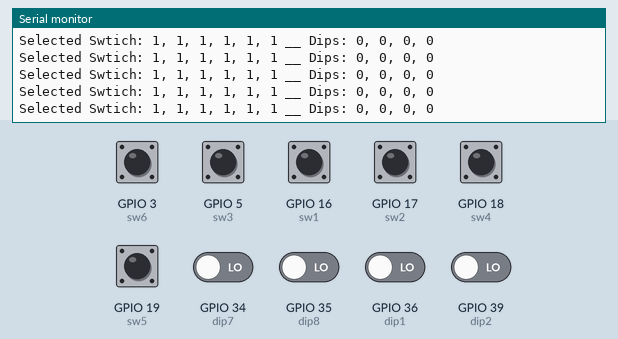
This sketch was run on a simulated ESP32. Shown: the last lines printed to the serial monitor. Inputs (shaded band) come from the test bench; at power-on: GPIO 3 (sw6), GPIO 5 (sw3), GPIO 16 (sw1), GPIO 17 (sw2), GPIO 18 (sw4), GPIO 19 (sw5) HIGH, GPIO 34 (dip7), GPIO 35 (dip8), GPIO 36 (dip1), GPIO 39 (dip2) LOW.

Above: at 1.2 s.
1.3 s: GPIO 3 (sw6) pulled LOW for 0.15 s
At 1.32 s:
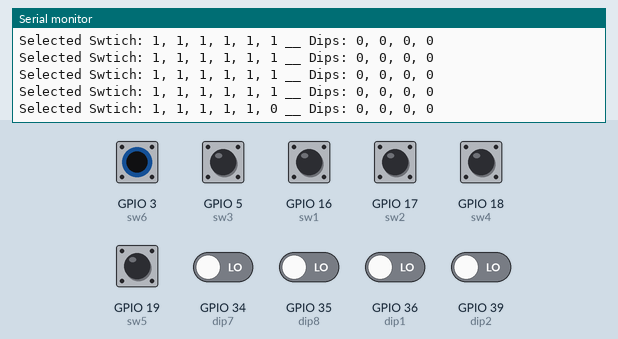
4.4 s: GPIO 5 (sw3) pulled LOW for 0.15 s
At 4.46 s:
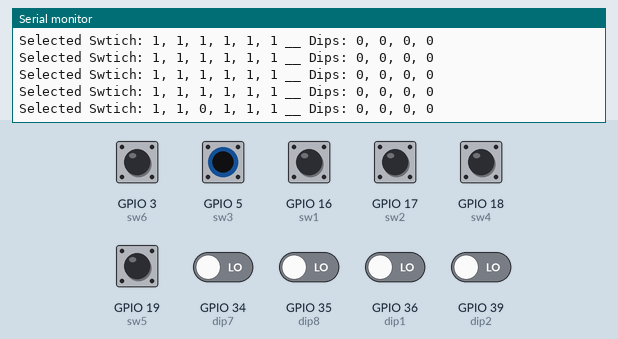
7.5 s: GPIO 16 (sw1) pulled LOW for 0.15 s
At 7.56 s:
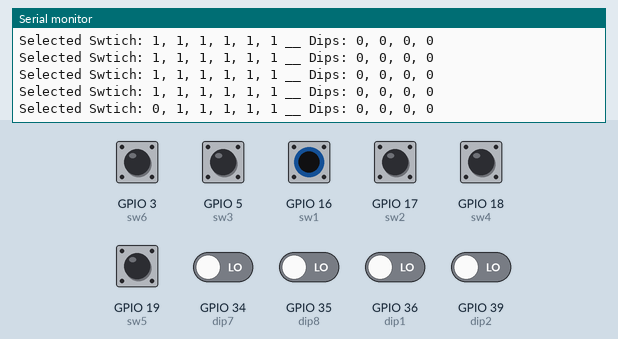
10.6 s: GPIO 17 (sw2) pulled LOW for 0.15 s
At 10.65 s:
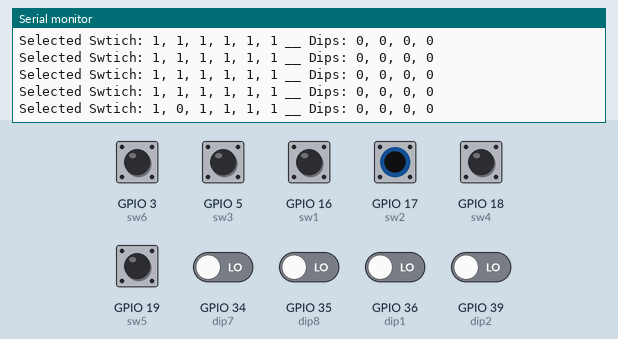
13.7 s: GPIO 18 (sw4) pulled LOW for 0.15 s
At 13.74 s:
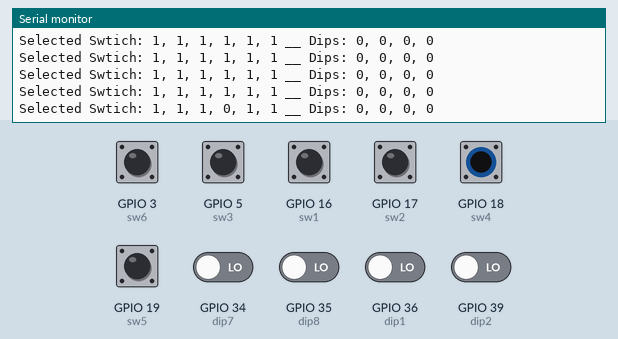
16.8 s: GPIO 19 (sw5) pulled LOW for 0.15 s
At 16.83 s:
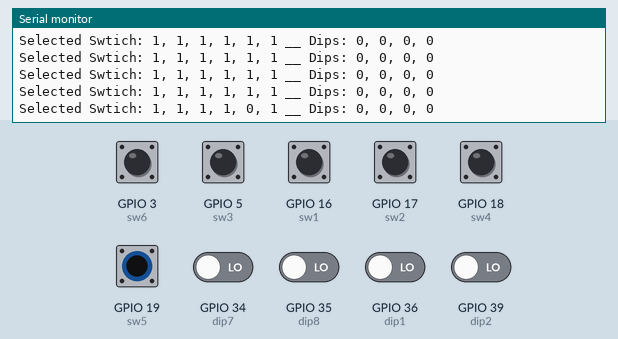

Measured:
- after the input at 1.3 s, the serial monitor: prints a new line at once (image 1)
- after the input at 4.4 s, the serial monitor: prints a new line after 0.06 s (image 2)
- after the input at 7.5 s, the serial monitor: prints a new line after 0.05 s (image 3)
- after the input at 10.6 s, the serial monitor: prints a new line at once (image 4)
- after the input at 13.7 s, the serial monitor: prints a new line at once (image 5)
- after the input at 16.8 s, the serial monitor: prints a new line at once (image 6)

The sketch:

ESP32DEVKIT_Button_Testing.ino
```cpp
#include <stdio.h>

#define sw1 16
#define sw2 17
#define sw3 5
#define sw4 18
#define sw5 19
#define sw6 3
#define dip1 36
#define dip2 39
#define dip7 34
#define dip8 35

int sw1_state = 0;
int sw2_state = 0;
int sw3_state = 0;
int sw4_state = 0;
int sw5_state = 0;
int sw6_state = 0;

int dip1_state = 0;
int dip2_state = 0;
int dip7_state = 0;
int dip8_state = 0;

void setup() {
  Serial.begin(9600);
  pinMode(sw1, INPUT);
  pinMode(sw2, INPUT);
  pinMode(sw3, INPUT);
  pinMode(sw4, INPUT);
  pinMode(sw5, INPUT);
  pinMode(sw6, INPUT);
  pinMode(dip1, INPUT);
  pinMode(dip2, INPUT);
  pinMode(dip7, INPUT);
  pinMode(dip8, INPUT);
}

void loop() {
  sw1_state = digitalRead(sw1);
  sw2_state = digitalRead(sw2);
  sw3_state = digitalRead(sw3);
  sw4_state = digitalRead(sw4);
  sw5_state = digitalRead(sw5);
  sw6_state = digitalRead(sw6);
  dip1_state = digitalRead(dip1);
  dip2_state = digitalRead(dip2);
  dip7_state = digitalRead(dip7);
  dip8_state = digitalRead(dip8);
  char textSum[1000];
  sprintf(textSum,"Selected Swtich: %d, %d, %d, %d, %d, %d __ Dips: %d, %d, %d, %d", sw1_state, sw2_state, sw3_state, sw4_state, sw5_state, sw6_state, dip1_state, dip2_state, dip7_state, dip8_state);
  Serial.println(textSum);

}
```
